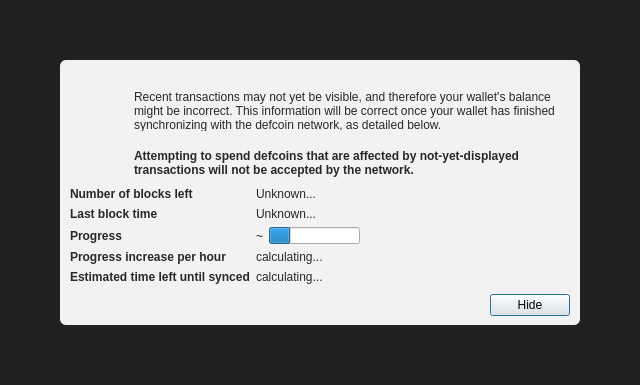
<?xml version="1.0" encoding="UTF-8"?>
<ui version="4.0">
 <class>ModalOverlay</class>
 <widget class="QWidget" name="ModalOverlay">
  <property name="geometry">
   <rect>
    <x>0</x>
    <y>0</y>
    <width>640</width>
    <height>385</height>
   </rect>
  </property>
  <property name="windowTitle">
   <string>Form</string>
  </property>
  <layout class="QVBoxLayout" name="verticalLayout" stretch="0">
   <property name="sizeConstraint">
    <enum>QLayout::SetDefaultConstraint</enum>
   </property>
   <property name="leftMargin">
    <number>0</number>
   </property>
   <property name="topMargin">
    <number>0</number>
   </property>
   <property name="rightMargin">
    <number>0</number>
   </property>
   <property name="bottomMargin">
    <number>0</number>
   </property>
   <item>
    <widget class="QWidget" name="bgWidget" native="true">
     <property name="styleSheet">
      <string notr="true">#bgWidget { background: rgba(0,0,0,220); }</string>
     </property>
     <layout class="QVBoxLayout" name="verticalLayoutMain" stretch="1">
      <property name="leftMargin">
       <number>60</number>
      </property>
      <property name="topMargin">
       <number>60</number>
      </property>
      <property name="rightMargin">
       <number>60</number>
      </property>
      <property name="bottomMargin">
       <number>60</number>
      </property>
      <item>
       <widget class="QWidget" name="contentWidget" native="true">
        <property name="styleSheet">
         <string notr="true">#contentWidget { background: rgba(255,255,255,240); border-radius: 6px; }

QLabel { color: rgb(40,40,40);  }</string>
        </property>
        <layout class="QVBoxLayout" name="verticalLayoutSub" stretch="1,0,0,0">
         <property name="spacing">
          <number>0</number>
         </property>
         <property name="leftMargin">
          <number>10</number>
         </property>
         <property name="topMargin">
          <number>10</number>
         </property>
         <property name="rightMargin">
          <number>10</number>
         </property>
         <property name="bottomMargin">
          <number>10</number>
         </property>
         <item>
          <layout class="QHBoxLayout" name="horizontalLayoutIconText" stretch="0,1">
           <property name="spacing">
            <number>18</number>
           </property>
           <property name="topMargin">
            <number>20</number>
           </property>
           <item>
            <layout class="QVBoxLayout" name="verticalLayoutIcon">
             <property name="leftMargin">
              <number>6</number>
             </property>
             <item>
              <widget class="QPushButton" name="warningIcon">
               <property name="enabled">
                <bool>false</bool>
               </property>
               <property name="text">
                <string/>
               </property>
               <property name="icon">
                <iconset>
                 <normaloff>:/icons/warning</normaloff>
                 <disabledoff>:/icons/warning</disabledoff>:/icons/warning</iconset>
               </property>
               <property name="iconSize">
                <size>
                 <width>48</width>
                 <height>48</height>
                </size>
               </property>
               <property name="flat">
                <bool>true</bool>
               </property>
              </widget>
             </item>
             <item>
              <spacer name="verticalSpacerWarningIcon">
               <property name="orientation">
                <enum>Qt::Vertical</enum>
               </property>
               <property name="sizeHint" stdset="0">
                <size>
                 <width>20</width>
                 <height>40</height>
                </size>
               </property>
              </spacer>
             </item>
            </layout>
           </item>
           <item>
            <layout class="QVBoxLayout" name="verticalLayoutInfoText">
             <property name="leftMargin">
              <number>0</number>
             </property>
             <property name="topMargin">
              <number>0</number>
             </property>
             <item>
              <widget class="QLabel" name="infoText">
               <property name="text">
                <string>Recent transactions may not yet be visible, and therefore your wallet's balance might be incorrect. This information will be correct once your wallet has finished synchronizing with the defcoin network, as detailed below.</string>
               </property>
               <property name="textFormat">
                <enum>Qt::RichText</enum>
               </property>
               <property name="wordWrap">
                <bool>true</bool>
               </property>
              </widget>
             </item>
             <item>
              <widget class="QLabel" name="infoTextStrong">
               <property name="font">
                <font>
                 <weight>75</weight>
                 <bold>true</bold>
                </font>
               </property>
               <property name="text">
                <string>Attempting to spend defcoins that are affected by not-yet-displayed transactions will not be accepted by the network.</string>
               </property>
               <property name="textFormat">
                <enum>Qt::RichText</enum>
               </property>
               <property name="wordWrap">
                <bool>true</bool>
               </property>
              </widget>
             </item>
             <item>
              <spacer name="verticalSpacerInTextSpace">
               <property name="orientation">
                <enum>Qt::Vertical</enum>
               </property>
               <property name="sizeHint" stdset="0">
                <size>
                 <width>20</width>
                 <height>40</height>
                </size>
               </property>
              </spacer>
             </item>
            </layout>
           </item>
          </layout>
         </item>
         <item>
          <spacer name="verticalSpacerAfterText">
           <property name="orientation">
            <enum>Qt::Vertical</enum>
           </property>
           <property name="sizeHint" stdset="0">
            <size>
             <width>20</width>
             <height>40</height>
            </size>
           </property>
          </spacer>
         </item>
         <item>
          <layout class="QFormLayout" name="formLayout">
           <property name="fieldGrowthPolicy">
            <enum>QFormLayout::FieldsStayAtSizeHint</enum>
           </property>
           <property name="horizontalSpacing">
            <number>6</number>
           </property>
           <property name="verticalSpacing">
            <number>6</number>
           </property>
           <property name="topMargin">
            <number>10</number>
           </property>
           <item row="0" column="0">
            <widget class="QLabel" name="labelNumberOfBlocksLeft">
             <property name="font">
              <font>
               <weight>75</weight>
               <bold>true</bold>
              </font>
             </property>
             <property name="text">
              <string>Number of blocks left</string>
             </property>
            </widget>
           </item>
           <item row="0" column="1">
            <widget class="QLabel" name="numberOfBlocksLeft">
             <property name="text">
              <string>Unknown...</string>
             </property>
            </widget>
           </item>
           <item row="1" column="0">
            <widget class="QLabel" name="labelLastBlockTime">
             <property name="font">
              <font>
               <weight>75</weight>
               <bold>true</bold>
              </font>
             </property>
             <property name="text">
              <string>Last block time</string>
             </property>
            </widget>
           </item>
           <item row="1" column="1">
            <widget class="QLabel" name="newestBlockDate">
             <property name="sizePolicy">
              <sizepolicy hsizetype="Maximum" vsizetype="Preferred">
               <horstretch>0</horstretch>
               <verstretch>0</verstretch>
              </sizepolicy>
             </property>
             <property name="text">
              <string>Unknown...</string>
             </property>
            </widget>
           </item>
           <item row="2" column="0">
            <widget class="QLabel" name="labelSyncDone">
             <property name="font">
              <font>
               <weight>75</weight>
               <bold>true</bold>
              </font>
             </property>
             <property name="text">
              <string>Progress</string>
             </property>
            </widget>
           </item>
           <item row="2" column="1">
            <layout class="QHBoxLayout" name="horizontalLayoutSync" stretch="0,1">
             <item>
              <widget class="QLabel" name="percentageProgress">
               <property name="text">
                <string notr="true">~</string>
               </property>
              </widget>
             </item>
             <item>
              <widget class="QProgressBar" name="progressBar">
               <property name="value">
                <number>24</number>
               </property>
               <property name="format">
                <string/>
               </property>
              </widget>
             </item>
            </layout>
           </item>
           <item row="4" column="0">
            <widget class="QLabel" name="labelProgressIncrease">
             <property name="font">
              <font>
               <weight>75</weight>
               <bold>true</bold>
              </font>
             </property>
             <property name="text">
              <string>Progress increase per hour</string>
             </property>
            </widget>
           </item>
           <item row="4" column="1">
            <widget class="QLabel" name="progressIncreasePerH">
             <property name="text">
              <string>calculating...</string>
             </property>
            </widget>
           </item>
           <item row="5" column="0">
            <widget class="QLabel" name="labelEstimatedTimeLeft">
             <property name="font">
              <font>
               <weight>75</weight>
               <bold>true</bold>
              </font>
             </property>
             <property name="text">
              <string>Estimated time left until synced</string>
             </property>
            </widget>
           </item>
           <item row="5" column="1">
            <widget class="QLabel" name="expectedTimeLeft">
             <property name="text">
              <string>calculating...</string>
             </property>
            </widget>
           </item>
          </layout>
         </item>
         <item>
          <layout class="QHBoxLayout" name="horizontalLayoutButtons">
           <property name="leftMargin">
            <number>10</number>
           </property>
           <property name="topMargin">
            <number>10</number>
           </property>
           <item>
            <spacer name="horizontalSpacer">
             <property name="orientation">
              <enum>Qt::Horizontal</enum>
             </property>
             <property name="sizeHint" stdset="0">
              <size>
               <width>40</width>
               <height>20</height>
              </size>
             </property>
            </spacer>
           </item>
           <item>
            <widget class="QPushButton" name="closeButton">
             <property name="text">
              <string>Hide</string>
             </property>
             <property name="shortcut">
              <string>Esc</string>
             </property>
             <property name="focusPolicy">
              <enum>Qt::StrongFocus</enum>
             </property>
             <property name="default">
              <bool>true</bool>
             </property>
            </widget>
           </item>
          </layout>
         </item>
        </layout>
       </widget>
      </item>
     </layout>
    </widget>
   </item>
  </layout>
 </widget>
 <resources/>
 <connections/>
</ui>
